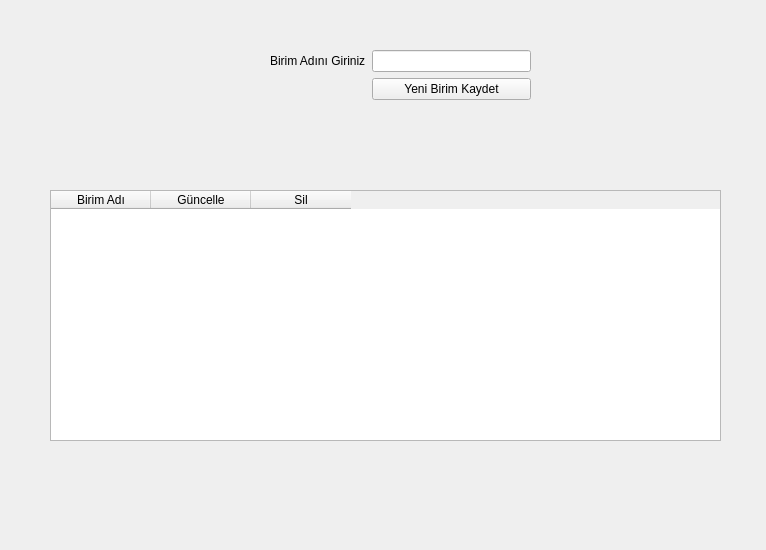
<?xml version="1.0" encoding="UTF-8"?>
<ui version="4.0">
 <class>Form</class>
 <widget class="QWidget" name="Form">
  <property name="geometry">
   <rect>
    <x>0</x>
    <y>0</y>
    <width>766</width>
    <height>550</height>
   </rect>
  </property>
  <property name="windowTitle">
   <string>Form</string>
  </property>
  <widget class="QTableWidget" name="tableWidget">
   <property name="geometry">
    <rect>
     <x>50</x>
     <y>190</y>
     <width>671</width>
     <height>251</height>
    </rect>
   </property>
   <column>
    <property name="text">
     <string>Birim Adı</string>
    </property>
   </column>
   <column>
    <property name="text">
     <string>Güncelle</string>
    </property>
   </column>
   <column>
    <property name="text">
     <string>Sil</string>
    </property>
   </column>
  </widget>
  <widget class="QWidget" name="formLayoutWidget">
   <property name="geometry">
    <rect>
     <x>270</x>
     <y>50</y>
     <width>261</width>
     <height>80</height>
    </rect>
   </property>
   <layout class="QFormLayout" name="formLayout">
    <item row="0" column="0">
     <widget class="QLabel" name="birimAdNGirinizLabel">
      <property name="text">
       <string>Birim Adını Giriniz</string>
      </property>
     </widget>
    </item>
    <item row="0" column="1">
     <widget class="QLineEdit" name="birim_adi"/>
    </item>
    <item row="1" column="1">
     <widget class="QPushButton" name="pushButton">
      <property name="text">
       <string>Yeni Birim Kaydet</string>
      </property>
     </widget>
    </item>
   </layout>
  </widget>
 </widget>
 <resources/>
 <connections/>
</ui>
